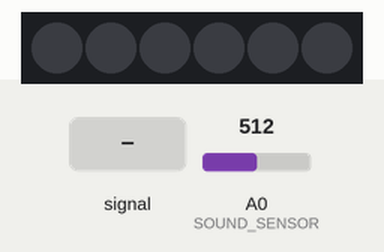
Simulated run of this sketch. Board: Arduino Uno, built with avr-gcc and run on an emulated ATmega328P. Shown: 6 RGB LEDs in strip order, left to right. The inputs (shaded band) are chosen by the test bench; at power-on: A0 (SOUND_SENSOR) = 512. Dim RGB values are drawn brighter than linear; what the sketch prints to the serial monitor is not drawn.

Above: at 1.2 s.
1.3 s: A0 (SOUND_SENSOR) fed a 200 Hz sine of ±460 counts around its level
At 2.3 s:
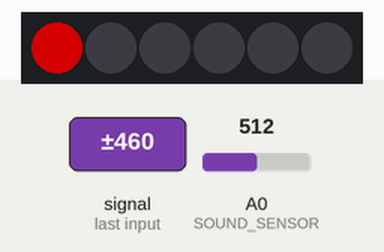
4.3 s: A0 (SOUND_SENSOR) fed a 2 Hz sine of ±306 counts around its level
At 5.4 s:
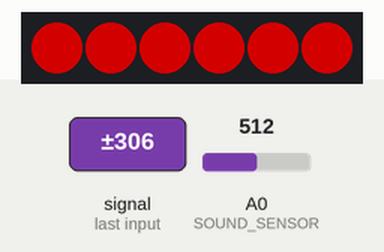
5.9 s: A0 (SOUND_SENSOR) set to 0
At 6.2 s:
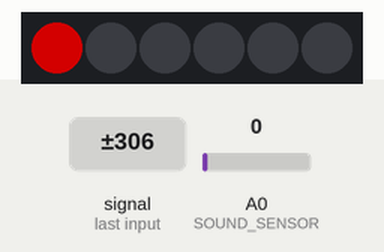
Timing chart, 0 to 8.9 s (numbered marks = the images above; inputs shaded):
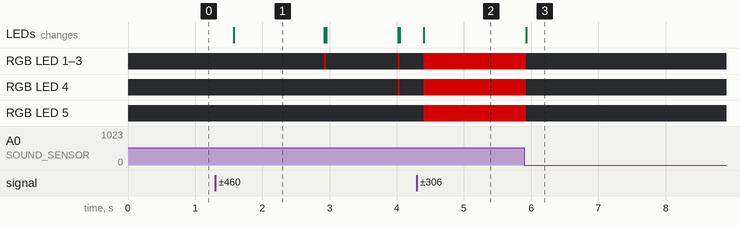

The sketch:

code_ledsp.ino
```cpp
//-------------------------------code by Creasento-------------------------------

#include <Adafruit_NeoPixel.h>

#define LEDPIN 6
#define NUMPIXELS 6
#define BRIGHTNESS 180

#define SOUND_SENSOR  A0

Adafruit_NeoPixel strip = Adafruit_NeoPixel(NUMPIXELS, LEDPIN, NEO_GRB + NEO_KHZ800);

int data;
int count = 0;      // 소리 카운트
int soundhold = 8;
int volf = 170;

void setup() {

  strip.setBrightness(BRIGHTNESS);
  strip.begin();
  strip.show();

  // put your setup code here, to run once:
  Serial.begin(9600);
  pinMode(SOUND_SENSOR, INPUT_PULLUP);
}

void loop() {

  strip.begin();

  // put your main code here, to run repeatedly:
  data = analogRead(SOUND_SENSOR);
  Serial.print("크기: ");
  Serial.println(data);

  if (data <= volf) {
    strip.setPixelColor(0, strip.Color(BRIGHTNESS, 0, 0));
    strip.setPixelColor(1, strip.Color(0, 0, 0));
    strip.setPixelColor(2, strip.Color(0, 0, 0));
    strip.setPixelColor(3, strip.Color(0, 0, 0));
    strip.setPixelColor(4, strip.Color(0, 0, 0));
    strip.setPixelColor(5, strip.Color(0, 0, 0));
    strip.show();
  }
  else if (data > volf && data <= volf + soundhold) {
    strip.setPixelColor(0, strip.Color(BRIGHTNESS, 0, 0));
    strip.setPixelColor(1, strip.Color(BRIGHTNESS, 0, 0));
    strip.setPixelColor(2, strip.Color(0, 0, 0));
    strip.setPixelColor(3, strip.Color(0, 0, 0));
    strip.setPixelColor(4, strip.Color(0, 0, 0));
    strip.setPixelColor(5, strip.Color(0, 0, 0));
    strip.show();
  }
  else if (data > volf + soundhold && data <= volf + soundhold * 2) {
    strip.setPixelColor(0, strip.Color(BRIGHTNESS, 0, 0));
    strip.setPixelColor(1, strip.Color(BRIGHTNESS, 0, 0));
    strip.setPixelColor(2, strip.Color(BRIGHTNESS, 0, 0));
    strip.setPixelColor(3, strip.Color(0, 0, 0));
    strip.setPixelColor(4, strip.Color(0, 0, 0));
    strip.setPixelColor(5, strip.Color(0, 0, 0));
    strip.show();
  }
  else if (data > volf + soundhold * 2 && data <= volf + soundhold * 3) {
    strip.setPixelColor(0, strip.Color(BRIGHTNESS, 0, 0));
    strip.setPixelColor(1, strip.Color(BRIGHTNESS, 0, 0));
    strip.setPixelColor(2, strip.Color(BRIGHTNESS, 0, 0));
    strip.setPixelColor(3, strip.Color(BRIGHTNESS, 0, 0));
    strip.setPixelColor(4, strip.Color(0, 0, 0));
    strip.setPixelColor(5, strip.Color(0, 0, 0));
    strip.show();
  }
  else if (data > volf + soundhold * 3 && data <= volf + soundhold * 4) {
    strip.setPixelColor(0, strip.Color(BRIGHTNESS, 0, 0));
    strip.setPixelColor(1, strip.Color(BRIGHTNESS, 0, 0));
    strip.setPixelColor(2, strip.Color(BRIGHTNESS, 0, 0));
    strip.setPixelColor(3, strip.Color(BRIGHTNESS, 0, 0));
    strip.setPixelColor(4, strip.Color(BRIGHTNESS, 0, 0));
    strip.setPixelColor(5, strip.Color(0, 0, 0));
    strip.show();
  }
  else if (data > volf + soundhold * 4 && data <= volf + soundhold * 5) {
    strip.setPixelColor(0, strip.Color(BRIGHTNESS, 0, 0));
    strip.setPixelColor(1, strip.Color(BRIGHTNESS, 0, 0));
    strip.setPixelColor(2, strip.Color(BRIGHTNESS, 0, 0));
    strip.setPixelColor(3, strip.Color(BRIGHTNESS, 0, 0));
    strip.setPixelColor(4, strip.Color(BRIGHTNESS, 0, 0));
    strip.setPixelColor(5, strip.Color(BRIGHTNESS, 0, 0));
    strip.show();
  }
  delay(25);
}
```

Measured:
- after the input at 1.3 s, RGB LED 1–3: alternates RGB(127, 0, 0) for 0.03 s and off for 1.1 s, starting after 1.6 s; RGB LED 4: off → RGB(127, 0, 0) after 2.7 s, → off 0.03 s later; the LEDs: change after 0.27 s (image 1)
- after the input at 4.3 s, the LEDs: change after 0.10 s (image 2)
- after the input at 5.9 s, RGB LED 1–5: RGB(127, 0, 0) → off at once; the LEDs: change at once (image 3)
- what the display in image 1 shows lasts 1.3 s, from 1.6 s to 2.9 s
